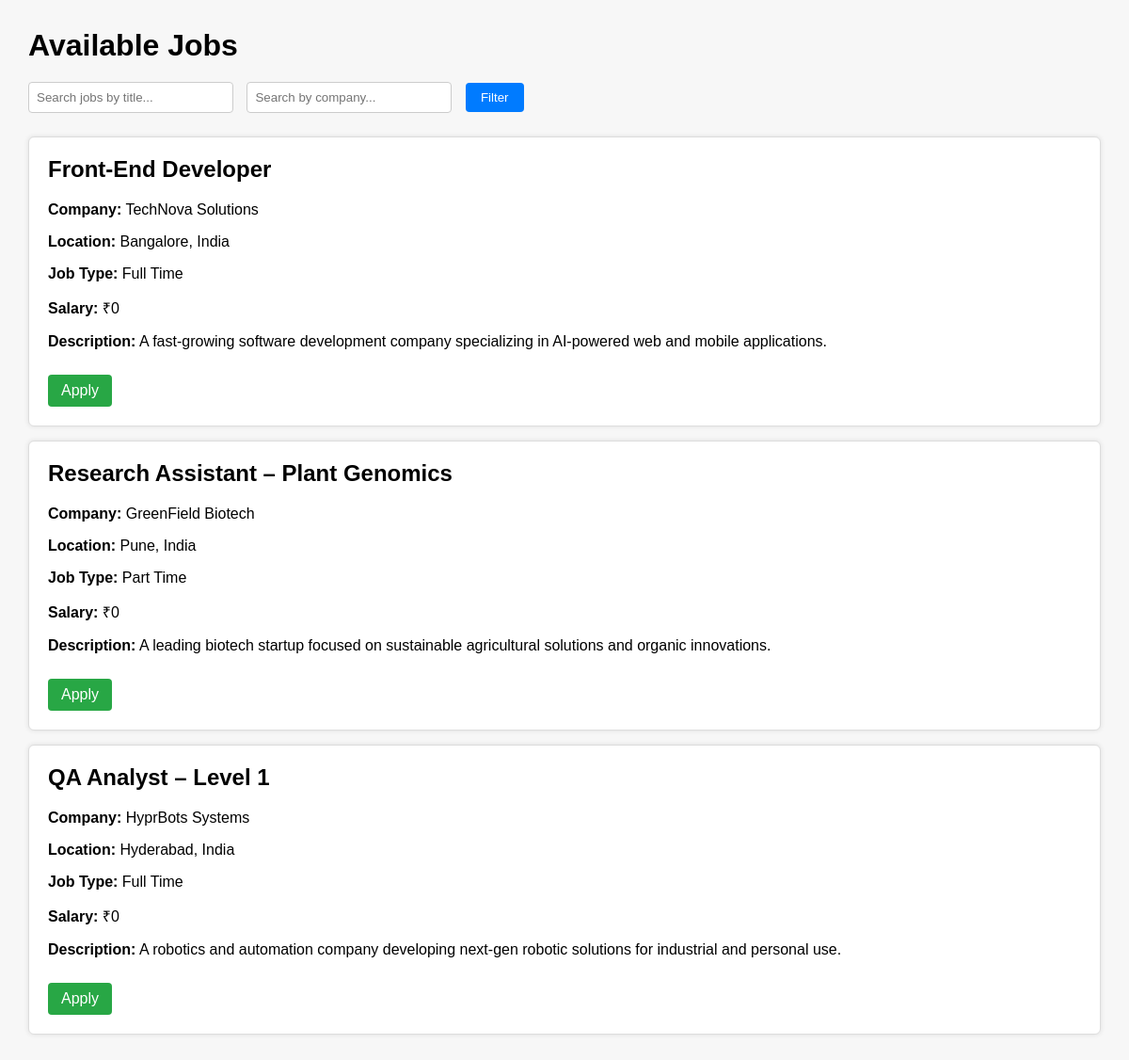
The app's page /jobs/ (signed in) with its own data.
### jobs/models.py (models this page shows, shortened)
class Job(models.Model):
    JOB_TYPE_CHOICES = (
        ('Full-time', 'Full-time'),
        ('Part-time', 'Part-time'),
        ('Internship', 'Internship'),
        ('Contract', 'Contract'),
    )
    title = models.CharField(max_length=255)
    company = models.ForeignKey(Company, on_delete=models.CASCADE)
    location = models.CharField(max_length=255)
    job_type = models.CharField(max_length=50, choices=JOB_TYPE_CHOICES)
    salary = models.IntegerField(null=False)  # or null=True?
    description = models.TextField()

class Company(models.Model):
    name = models.CharField(max_length=255)
    location = models.CharField(max_length=255)

### jobs/views.py (the view)
# urls.py: path('', views.job_list, name='job_list'),                            # Now it's just /jobs/
def job_list(request):
    search_query = request.GET.get('search', '')
    company_query = request.GET.get('company', '')
    jobs = Job.objects.all()
    if search_query:
        jobs = jobs.filter(title__icontains=search_query)
    if company_query:
        jobs = jobs.filter(company__name__icontains=company_query)
    return render(request, 'jobs/job_list.html', {'jobs': jobs})

### jobs/templates/jobs/job_list.html (shortened to what this page needs)
<!DOCTYPE html>
<html>
<head>
</head>
<body>
    <h1>Available Jobs</h1>
    <form method="get" action="">
        <input type="text" name="search" placeholder="Search jobs by title..." value="{{ request.GET.search|default:'' }}">
        <input type="text" name="company" placeholder="Search by company..." value="{{ request.GET.company|default:'' }}">
        <button type="submit">Filter</button>
    </form>
    {% if jobs %}
        {% for job in jobs %}
            <div class="job-card">
                <h2>{{ job.title }}</h2>
                <p><strong>Company:</strong> {{ job.company.name }}</p>
                <p><strong>Location:</strong> {{ job.location }}</p>
                <p><strong>Job Type:</strong> {{ job.job_type }}</p>
                <p><strong>Salary:</strong> ₹{{ job.salary }}</p>
                <p><strong>Description:</strong> {{ job.description|linebreaksbr }}</p>
                {% if user.is_authenticated %}
                    <a href="{% url 'apply_for_job' job.id %}" class="btn">Apply</a>
                {% else %}
                    <a href="{% url 'login' %}?next={% url 'apply_for_job' job.id %}" class="btn btn-primary">Login to Apply</a>
                {% endif %}
            </div>
        {% endfor %}
    {% else %}
        <p>No jobs found matching your criteria.</p>
    {% endif %}
</body>
</html>

### jobs/templates/jobs/job_list.html (style rules this page uses)
body { font-family: Arial, sans-serif; margin: 30px; background-color: #f7f7f7; }
h1 { margin-bottom: 20px; }
form { margin-bottom: 25px; }
input[type="text"] { padding: 8px; width: 200px; margin-right: 10px; border: 1px solid #ccc; border-radius: 4px; }
button { padding: 8px 16px; background-color: #007bff; border: none; color: white; border-radius: 4px; cursor: pointer; }
.job-card { background-color: white; border: 1px solid #ddd; padding: 20px; margin-bottom: 15px; border-radius: 6px; box-shadow: 0 0 5px #ddd; }
.job-card h2 { margin-top: 0; }
.btn { display: inline-block; padding: 8px 14px; text-decoration: none; color: white; background-color: #28a745; border-radius: 4px; margin-top: 10px; }

### records on screen
Job: title "Front-End Developer", company.name "TechNova Solutions", location "Bangalore, India", job_type "Full Time", salary "0", description "A fast-growing software development company specializing in AI-powered web and mobile applications."
Job: title "Research Assistant – Plant Genomics", company.name "GreenField Biotech", location "Pune, India", job_type "Part Time", salary "0", description "A leading biotech startup focused on sustainable agricultural solutions and organic innovations."
Job: title "QA Analyst – Level 1", company.name "HyprBots Systems", location "Hyderabad, India", job_type "Full Time", salary "0", description "A robotics and automation company developing next-gen robotic solutions for industrial and personal use."
